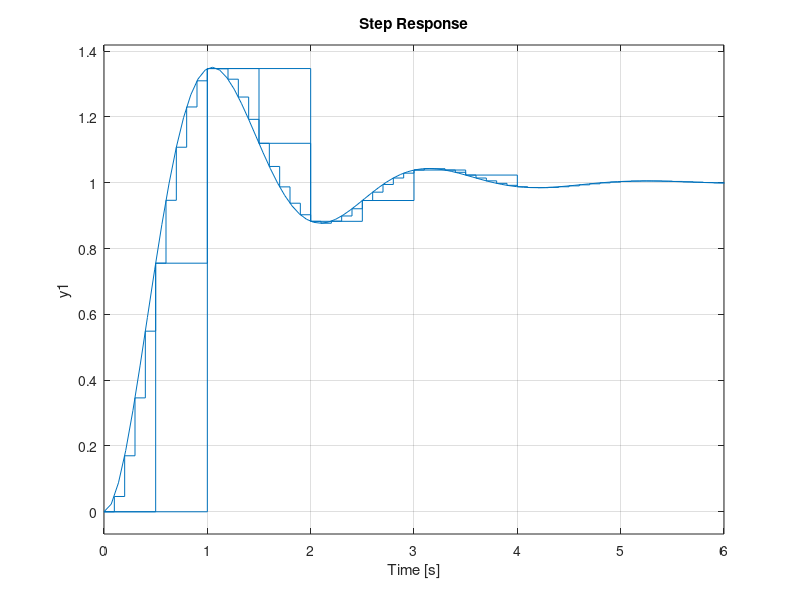
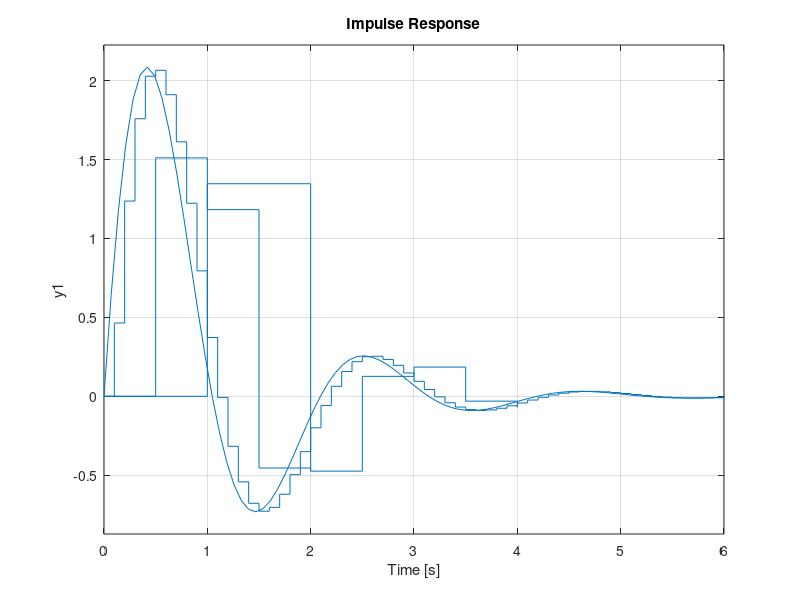

Here is the MATLAB script that generated these plots, in order:
clear 
close all 
%Exercice 3
num=10
den=[1 2 10]
GC=tf(num,den)
te1=1
GC1=c2d(GC,te1,'zoh');
te2=0.5
GC2=c2d(GC,te2,'zoh');
te3=0.1
GC3=c2d(GC,te3,'zoh');

figure(1)
step(GC)
hold on 
step(GC1)
hold on 
step(GC2)
hold on 
step(GC3)

figure(2)
impulse(GC)
hold on 
impulse(GC1)
hold on 
impulse(GC2)
hold on 
impulse(GC3)